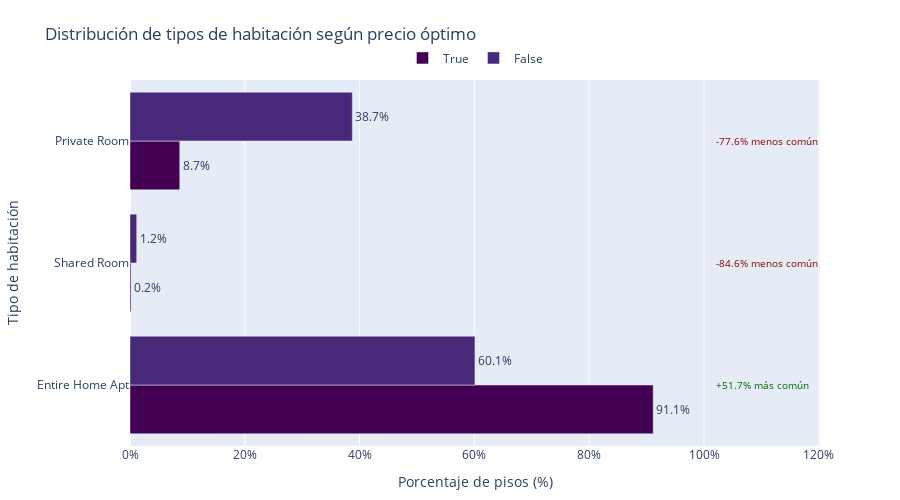
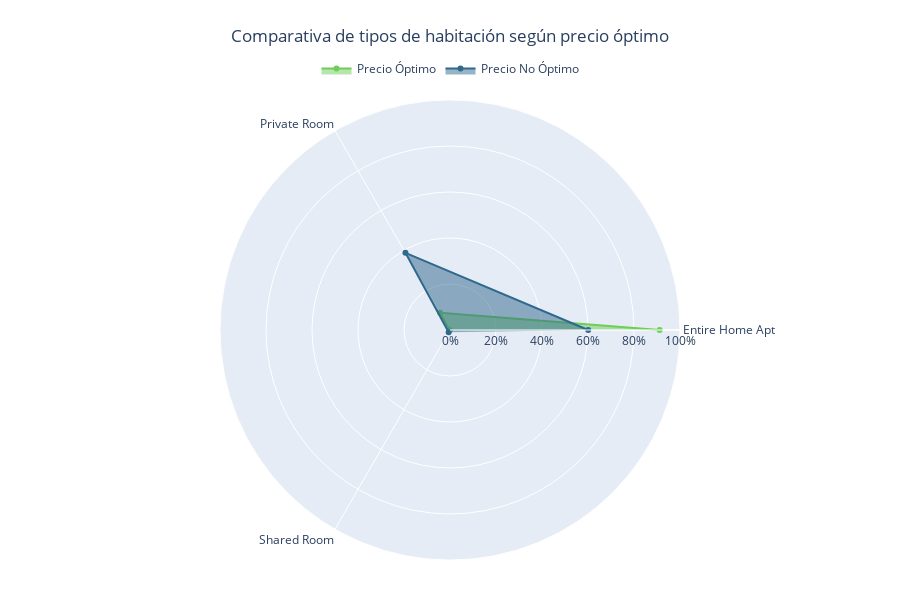

Write notebook code for charts like these, in order.
### Code cell
# Crear variables dummies para room_type
df_room_dummies = pd.get_dummies(df['room_type'], prefix='room_type')

# Calcular el porcentaje de pisos según el tipo de habitación
df_room_stats = df[['precio_optimo']].join(df_room_dummies).groupby('precio_optimo', as_index=False).mean()

# Transformar los datos para la visualización
df_room_stats = (
    df_room_stats
    .set_index("precio_optimo")
    .transpose()
    .reset_index()
    .melt(id_vars="index")
    .rename(columns={"index": "room_type", "value": "porcentaje"})
)

# Mejorar los nombres de las categorías
nombre_room_type = {
    col: col.replace("room_type_", "").replace("_", " ").title()
    for col in df_room_dummies.columns
}

df_room_stats["room_type_nombre"] = df_room_stats["room_type"].map(nombre_room_type)

# Calcular diferencia porcentual
pivot_df = df_room_stats.pivot(index='room_type', columns='precio_optimo', values='porcentaje').reset_index()
pivot_df['diferencia'] = pivot_df[True] - pivot_df[False]
pivot_df['diferencia_porcentual'] = ((pivot_df[True] / pivot_df[False]) - 1) * 100

# Unir la diferencia al dataframe original
df_final = pd.merge(
    df_room_stats,
    pivot_df[['room_type', 'diferencia', 'diferencia_porcentual']],
    on='room_type'
)

# Ordenar por la diferencia
top_room_types = pivot_df.sort_values('diferencia', ascending=False)['room_type'].tolist()
df_final['room_type_orden'] = pd.Categorical(df_final['room_type'], categories=top_room_types, ordered=True)

# Gráfico de barras
fig = px.bar(
    df_final.sort_values('room_type_orden'),
    y='room_type_nombre',
    x='porcentaje',
    color='precio_optimo',
    barmode='group',
    title='Distribución de tipos de habitación según precio óptimo',
    labels={
        'porcentaje': 'Porcentaje de pisos (%)',
        'room_type_nombre': 'Tipo de habitación',
        'precio_optimo': 'Precio'
    },
    category_orders={'precio_optimo': [True, False]},
    text_auto='.1%',
    color_discrete_sequence=px.colors.sequential.Viridis
)

# Personalizar la leyenda
fig.update_layout(
    legend=dict(
        title_text='',
        orientation='h',
        yanchor='top',
        y=1.1,
        xanchor='center',
        x=0.5
    ),
    xaxis=dict(tickformat='.0%'),
    margin=dict(t=80, b=40),
    height=500
)

fig.update_traces(textposition='outside')

# Anotaciones con diferencias porcentuales
for i, room in enumerate(top_room_types):
    subset = df_final[df_final['room_type'] == room]
    diff_pct = subset['diferencia_porcentual'].values[0]

    if abs(diff_pct) > 1:
        y_pos = nombre_room_type[room]
        texto = f"+{diff_pct:.1f}% más común" if diff_pct > 0 else f"{diff_pct:.1f}% menos común"
        color = "darkgreen" if diff_pct > 0 else "darkred"

        fig.add_annotation(
            x=1,
            y=y_pos,
            xanchor='left',
            yanchor='middle',
            text=texto,
            showarrow=False,
            font=dict(size=10, color=color),
            align='left',
            xshift=10
        )

fig.show()

# Gráfico de radar
radar_df = df_room_stats.pivot(index='precio_optimo', columns='room_type_nombre', values='porcentaje').reset_index()

fig_radar = go.Figure()

for i, precio in enumerate([True, False]):
    subset = radar_df[radar_df['precio_optimo'] == precio]
    if not subset.empty:
        valores = subset.iloc[0, 1:].values.tolist()
        categorias = subset.columns[1:].tolist()
        
        nombre = 'Precio Óptimo' if precio else 'Precio No Óptimo'
        color = px.colors.sequential.Viridis[7] if precio else px.colors.sequential.Viridis[3]
        
        fig_radar.add_trace(go.Scatterpolar(
            r=valores,
            theta=categorias,
            fill='toself',
            name=nombre,
            line_color=color
        ))

fig_radar.update_layout(
    polar=dict(
        radialaxis=dict(
            visible=True,
            range=[0, 1],
            tickformat='.0%'
        )
    ),
    title={
        'text': 'Comparativa de tipos de habitación según precio óptimo',
        'y': 0.95,
        'x': 0.5
    },
    showlegend=True,
    legend=dict(orientation='h', yanchor='top', y=1.1, xanchor='center', x=0.5),
    margin=dict(t=100, b=40),
    height=600
)

fig_radar.show()

### Figure 1 — Plotly figure (JSON) as saved in the notebook; plotly's stock layout.template omitted (floating-point values rounded to 4 significant figures)
{"data": [{"alignmentgroup": "True", "hovertemplate": "Precio=True<br>Porcentaje de pisos (%)=%{x}<br>Tipo de habitación=%{y}<extra></extra>", "legendgroup": "True", "marker": {"color": "#440154", "pattern": {"shape": ""}}, "name": "True", "offsetgroup": "True", "orientation": "h", "showlegend": true, "textposition": "outside", "texttemplate": "%{x:.1%}", "type": "bar", "x": [0.9115, 0.001794, 0.08672], "xaxis": "x", "y": ["Entire Home Apt", "Shared Room", "Private Room"], "yaxis": "y"}, {"alignmentgroup": "True", "hovertemplate": "Precio=False<br>Porcentaje de pisos (%)=%{x}<br>Tipo de habitación=%{y}<extra></extra>", "legendgroup": "False", "marker": {"color": "#482878", "pattern": {"shape": ""}}, "name": "False", "offsetgroup": "False", "orientation": "h", "showlegend": true, "textposition": "outside", "texttemplate": "%{x:.1%}", "type": "bar", "x": [0.601, 0.01168, 0.3874], "xaxis": "x", "y": ["Entire Home Apt", "Shared Room", "Private Room"], "yaxis": "y"}], "layout": {"annotations": [{"align": "left", "font": {"color": "darkgreen", "size": 10}, "showarrow": false, "text": "+51.7% más común", "x": 1, "xanchor": "left", "xshift": 10, "y": "Entire Home Apt", "yanchor": "middle"}, {"align": "left", "font": {"color": "darkred", "size": 10}, "showarrow": false, "text": "-84.6% menos común", "x": 1, "xanchor": "left", "xshift": 10, "y": "Shared Room", "yanchor": "middle"}, {"align": "left", "font": {"color": "darkred", "size": 10}, "showarrow": false, "text": "-77.6% menos común", "x": 1, "xanchor": "left", "xshift": 10, "y": "Private Room", "yanchor": "middle"}], "barmode": "group", "height": 500, "legend": {"orientation": "h", "title": {"text": ""}, "tracegroupgap": 0, "x": 0.5, "xanchor": "center", "y": 1.1, "yanchor": "top"}, "margin": {"b": 40, "t": 80}, "title": {"text": "Distribución de tipos de habitación según precio óptimo"}, "xaxis": {"anchor": "y", "domain": [0, 1], "tickformat": ".0%", "title": {"text": "Porcentaje de pisos (%)"}}, "yaxis": {"anchor": "x", "domain": [0, 1], "title": {"text": "Tipo de habitación"}}}}

### Figure 2 — Plotly figure (JSON) as saved in the notebook; plotly's stock layout.template omitted (floating-point values rounded to 4 significant figures)
{"data": [{"fill": "toself", "line": {"color": "#6ece58"}, "name": "Precio Óptimo", "r": [0.9115, 0.08672, 0.001794], "theta": ["Entire Home Apt", "Private Room", "Shared Room"], "type": "scatterpolar"}, {"fill": "toself", "line": {"color": "#31688e"}, "name": "Precio No Óptimo", "r": [0.601, 0.3874, 0.01168], "theta": ["Entire Home Apt", "Private Room", "Shared Room"], "type": "scatterpolar"}], "layout": {"height": 600, "legend": {"orientation": "h", "x": 0.5, "xanchor": "center", "y": 1.1, "yanchor": "top"}, "margin": {"b": 40, "t": 100}, "polar": {"radialaxis": {"range": [0, 1], "tickformat": ".0%", "visible": true}}, "showlegend": true, "title": {"text": "Comparativa de tipos de habitación según precio óptimo", "x": 0.5, "y": 0.95}}}
